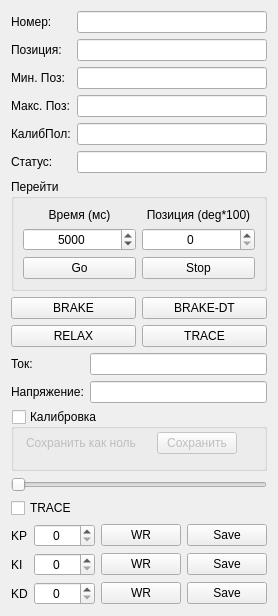
<?xml version="1.0" encoding="UTF-8"?>
<ui version="4.0">
 <class>MotorControlWidget</class>
 <widget class="QWidget" name="MotorControlWidget">
  <property name="geometry">
   <rect>
    <x>0</x>
    <y>0</y>
    <width>256</width>
    <height>616</height>
   </rect>
  </property>
  <property name="sizePolicy">
   <sizepolicy hsizetype="Fixed" vsizetype="Expanding">
    <horstretch>0</horstretch>
    <verstretch>0</verstretch>
   </sizepolicy>
  </property>
  <property name="minimumSize">
   <size>
    <width>0</width>
    <height>0</height>
   </size>
  </property>
  <property name="windowTitle">
   <string>Form</string>
  </property>
  <layout class="QGridLayout" name="gridLayout_6">
   <item row="0" column="0">
    <layout class="QGridLayout" name="gridLayout_2">
     <item row="4" column="0">
      <widget class="QLabel" name="label_5">
       <property name="text">
        <string>КалибПол:</string>
       </property>
      </widget>
     </item>
     <item row="1" column="0">
      <widget class="QLabel" name="label_2">
       <property name="text">
        <string>Позиция:</string>
       </property>
      </widget>
     </item>
     <item row="5" column="2">
      <widget class="QLineEdit" name="lineStatus">
       <property name="alignment">
        <set>Qt::AlignCenter</set>
       </property>
       <property name="readOnly">
        <bool>true</bool>
       </property>
      </widget>
     </item>
     <item row="5" column="0">
      <widget class="QLabel" name="label_6">
       <property name="text">
        <string>Статус:</string>
       </property>
      </widget>
     </item>
     <item row="2" column="0">
      <widget class="QLabel" name="label_3">
       <property name="text">
        <string>Мин. Поз:</string>
       </property>
      </widget>
     </item>
     <item row="3" column="0">
      <widget class="QLabel" name="label_4">
       <property name="text">
        <string>Макс. Поз:</string>
       </property>
      </widget>
     </item>
     <item row="0" column="0">
      <widget class="QLabel" name="label">
       <property name="text">
        <string>Номер:</string>
       </property>
      </widget>
     </item>
     <item row="1" column="2">
      <widget class="QLineEdit" name="lineCurrentPos">
       <property name="alignment">
        <set>Qt::AlignCenter</set>
       </property>
       <property name="readOnly">
        <bool>true</bool>
       </property>
      </widget>
     </item>
     <item row="0" column="2">
      <widget class="QLineEdit" name="lineNumber">
       <property name="alignment">
        <set>Qt::AlignCenter</set>
       </property>
       <property name="readOnly">
        <bool>true</bool>
       </property>
      </widget>
     </item>
     <item row="4" column="2">
      <widget class="QLineEdit" name="lineCalibrateValue">
       <property name="alignment">
        <set>Qt::AlignCenter</set>
       </property>
       <property name="readOnly">
        <bool>true</bool>
       </property>
      </widget>
     </item>
     <item row="2" column="2">
      <widget class="QLineEdit" name="lineMinPos">
       <property name="alignment">
        <set>Qt::AlignCenter</set>
       </property>
       <property name="readOnly">
        <bool>true</bool>
       </property>
      </widget>
     </item>
     <item row="3" column="2">
      <widget class="QLineEdit" name="lineMaxPos">
       <property name="alignment">
        <set>Qt::AlignCenter</set>
       </property>
       <property name="readOnly">
        <bool>true</bool>
       </property>
      </widget>
     </item>
    </layout>
   </item>
   <item row="1" column="0">
    <widget class="QGroupBox" name="groupBox">
     <property name="title">
      <string>Перейти</string>
     </property>
     <layout class="QVBoxLayout" name="verticalLayout_4">
      <item>
       <layout class="QGridLayout" name="gridLayout_4">
        <item row="0" column="0">
         <widget class="QLabel" name="label_7">
          <property name="text">
           <string>Время (мс)</string>
          </property>
          <property name="alignment">
           <set>Qt::AlignCenter</set>
          </property>
         </widget>
        </item>
        <item row="0" column="1">
         <widget class="QLabel" name="label_13">
          <property name="text">
           <string>Позиция (deg*100)</string>
          </property>
          <property name="alignment">
           <set>Qt::AlignCenter</set>
          </property>
         </widget>
        </item>
        <item row="1" column="0">
         <widget class="QSpinBox" name="spinTimeToGo">
          <property name="alignment">
           <set>Qt::AlignCenter</set>
          </property>
          <property name="maximum">
           <number>10000</number>
          </property>
          <property name="value">
           <number>5000</number>
          </property>
         </widget>
        </item>
        <item row="1" column="1">
         <widget class="QSpinBox" name="spinPosToGo">
          <property name="alignment">
           <set>Qt::AlignCenter</set>
          </property>
         </widget>
        </item>
        <item row="2" column="0">
         <widget class="QPushButton" name="ButtonGoToPos">
          <property name="text">
           <string>Go</string>
          </property>
         </widget>
        </item>
        <item row="2" column="1">
         <widget class="QPushButton" name="ButtonStopGoToPos">
          <property name="text">
           <string>Stop</string>
          </property>
         </widget>
        </item>
       </layout>
      </item>
     </layout>
    </widget>
   </item>
   <item row="2" column="0">
    <layout class="QGridLayout" name="gridLayout_3">
     <item row="0" column="0">
      <widget class="QPushButton" name="ButtonSTOP">
       <property name="text">
        <string>BRAKE</string>
       </property>
       <property name="checkable">
        <bool>true</bool>
       </property>
      </widget>
     </item>
     <item row="0" column="1">
      <widget class="QPushButton" name="ButtonBRAKE">
       <property name="text">
        <string>BRAKE-DT</string>
       </property>
      </widget>
     </item>
     <item row="1" column="0">
      <widget class="QPushButton" name="ButtonRELAX">
       <property name="text">
        <string>RELAX</string>
       </property>
      </widget>
     </item>
     <item row="1" column="1">
      <widget class="QPushButton" name="ButtonTRACE">
       <property name="text">
        <string>TRACE</string>
       </property>
      </widget>
     </item>
    </layout>
   </item>
   <item row="3" column="0">
    <layout class="QVBoxLayout" name="verticalLayout_2">
     <property name="sizeConstraint">
      <enum>QLayout::SetNoConstraint</enum>
     </property>
     <item>
      <layout class="QGridLayout" name="gridLayout">
       <item row="0" column="0">
        <widget class="QLabel" name="label_8">
         <property name="text">
          <string>Ток:</string>
         </property>
        </widget>
       </item>
       <item row="0" column="1">
        <widget class="QLineEdit" name="lineStatusI">
         <property name="alignment">
          <set>Qt::AlignCenter</set>
         </property>
         <property name="readOnly">
          <bool>true</bool>
         </property>
        </widget>
       </item>
       <item row="1" column="0">
        <widget class="QLabel" name="label_9">
         <property name="text">
          <string>Напряжение:</string>
         </property>
        </widget>
       </item>
       <item row="1" column="1">
        <widget class="QLineEdit" name="lineStatusU">
         <property name="alignment">
          <set>Qt::AlignCenter</set>
         </property>
         <property name="readOnly">
          <bool>true</bool>
         </property>
        </widget>
       </item>
      </layout>
     </item>
     <item>
      <widget class="QGroupBox" name="groupBoxCalibration">
       <property name="enabled">
        <bool>true</bool>
       </property>
       <property name="sizePolicy">
        <sizepolicy hsizetype="Preferred" vsizetype="Expanding">
         <horstretch>0</horstretch>
         <verstretch>0</verstretch>
        </sizepolicy>
       </property>
       <property name="minimumSize">
        <size>
         <width>0</width>
         <height>60</height>
        </size>
       </property>
       <property name="title">
        <string>Калибровка</string>
       </property>
       <property name="checkable">
        <bool>true</bool>
       </property>
       <property name="checked">
        <bool>false</bool>
       </property>
       <widget class="QWidget" name="layoutWidget">
        <property name="geometry">
         <rect>
          <x>10</x>
          <y>20</y>
          <width>221</width>
          <height>28</height>
         </rect>
        </property>
        <layout class="QHBoxLayout" name="horizontalLayout">
         <property name="sizeConstraint">
          <enum>QLayout::SetNoConstraint</enum>
         </property>
         <item>
          <widget class="QLabel" name="label_10">
           <property name="sizePolicy">
            <sizepolicy hsizetype="Fixed" vsizetype="Fixed">
             <horstretch>0</horstretch>
             <verstretch>0</verstretch>
            </sizepolicy>
           </property>
           <property name="minimumSize">
            <size>
             <width>120</width>
             <height>0</height>
            </size>
           </property>
           <property name="text">
            <string>&lt;html&gt;&lt;head/&gt;&lt;body&gt;&lt;p align=&quot;justify&quot;&gt;Сохранить как ноль&lt;/p&gt;&lt;/body&gt;&lt;/html&gt;</string>
           </property>
           <property name="scaledContents">
            <bool>false</bool>
           </property>
           <property name="alignment">
            <set>Qt::AlignLeading|Qt::AlignLeft|Qt::AlignTop</set>
           </property>
           <property name="wordWrap">
            <bool>true</bool>
           </property>
          </widget>
         </item>
         <item>
          <widget class="QPushButton" name="ButtonSaveZero">
           <property name="sizePolicy">
            <sizepolicy hsizetype="Fixed" vsizetype="Fixed">
             <horstretch>0</horstretch>
             <verstretch>0</verstretch>
            </sizepolicy>
           </property>
           <property name="text">
            <string>Сохранить</string>
           </property>
          </widget>
         </item>
        </layout>
       </widget>
      </widget>
     </item>
    </layout>
   </item>
   <item row="4" column="0">
    <layout class="QVBoxLayout" name="verticalLayout_3">
     <item>
      <widget class="QSlider" name="SliderPosition">
       <property name="orientation">
        <enum>Qt::Horizontal</enum>
       </property>
      </widget>
     </item>
     <item>
      <widget class="QCheckBox" name="checkBoxTrace">
       <property name="text">
        <string>TRACE</string>
       </property>
      </widget>
     </item>
    </layout>
   </item>
   <item row="5" column="0">
    <layout class="QGridLayout" name="gridLayout_5">
     <item row="0" column="0">
      <widget class="QLabel" name="label_11">
       <property name="text">
        <string>KP</string>
       </property>
      </widget>
     </item>
     <item row="0" column="1">
      <widget class="QSpinBox" name="spinStiff">
       <property name="alignment">
        <set>Qt::AlignCenter</set>
       </property>
       <property name="maximum">
        <number>1000</number>
       </property>
      </widget>
     </item>
     <item row="0" column="2">
      <widget class="QPushButton" name="ButtonStiffWrite">
       <property name="text">
        <string>WR</string>
       </property>
      </widget>
     </item>
     <item row="0" column="3">
      <widget class="QPushButton" name="ButtonStiffSave">
       <property name="text">
        <string>Save</string>
       </property>
      </widget>
     </item>
     <item row="1" column="0">
      <widget class="QLabel" name="label_12">
       <property name="text">
        <string>KI</string>
       </property>
      </widget>
     </item>
     <item row="1" column="1">
      <widget class="QSpinBox" name="spinDump">
       <property name="alignment">
        <set>Qt::AlignCenter</set>
       </property>
       <property name="maximum">
        <number>10000</number>
       </property>
      </widget>
     </item>
     <item row="1" column="2">
      <widget class="QPushButton" name="ButtonDumpWrite">
       <property name="text">
        <string>WR</string>
       </property>
      </widget>
     </item>
     <item row="1" column="3">
      <widget class="QPushButton" name="ButtonDumpSave">
       <property name="text">
        <string>Save</string>
       </property>
      </widget>
     </item>
     <item row="2" column="0">
      <widget class="QLabel" name="label_14">
       <property name="text">
        <string>KD</string>
       </property>
      </widget>
     </item>
     <item row="2" column="1">
      <widget class="QSpinBox" name="spinTorque">
       <property name="alignment">
        <set>Qt::AlignCenter</set>
       </property>
       <property name="maximum">
        <number>10000</number>
       </property>
      </widget>
     </item>
     <item row="2" column="2">
      <widget class="QPushButton" name="ButtonTorqueWrite">
       <property name="text">
        <string>WR</string>
       </property>
      </widget>
     </item>
     <item row="2" column="3">
      <widget class="QPushButton" name="ButtonTorqueSave">
       <property name="text">
        <string>Save</string>
       </property>
      </widget>
     </item>
    </layout>
   </item>
  </layout>
 </widget>
 <resources/>
 <connections/>
</ui>
